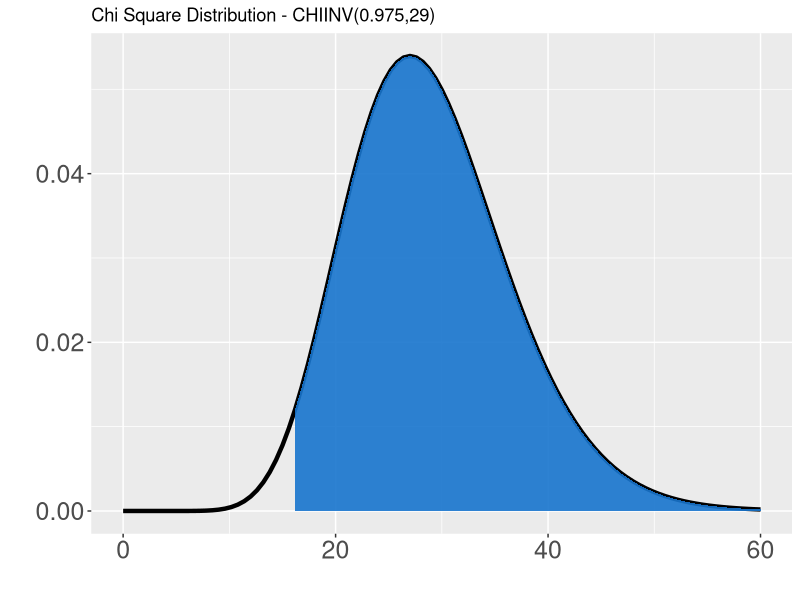
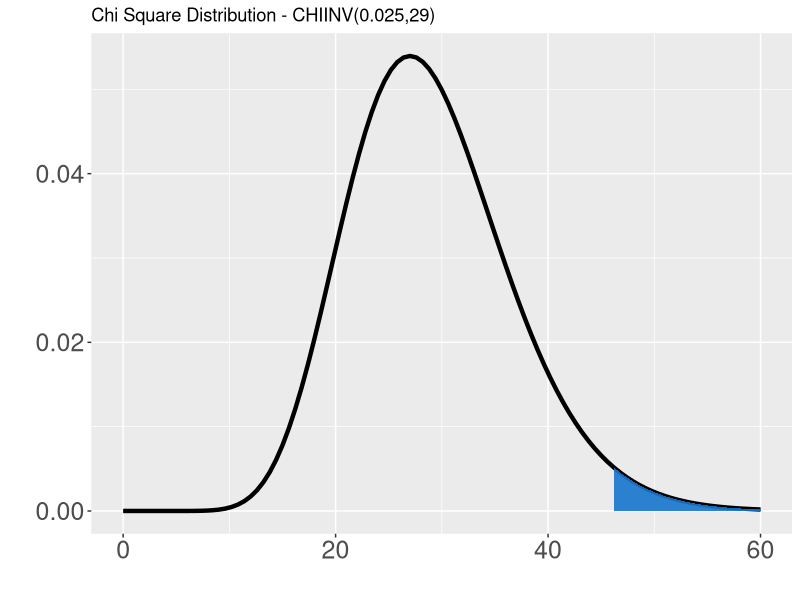
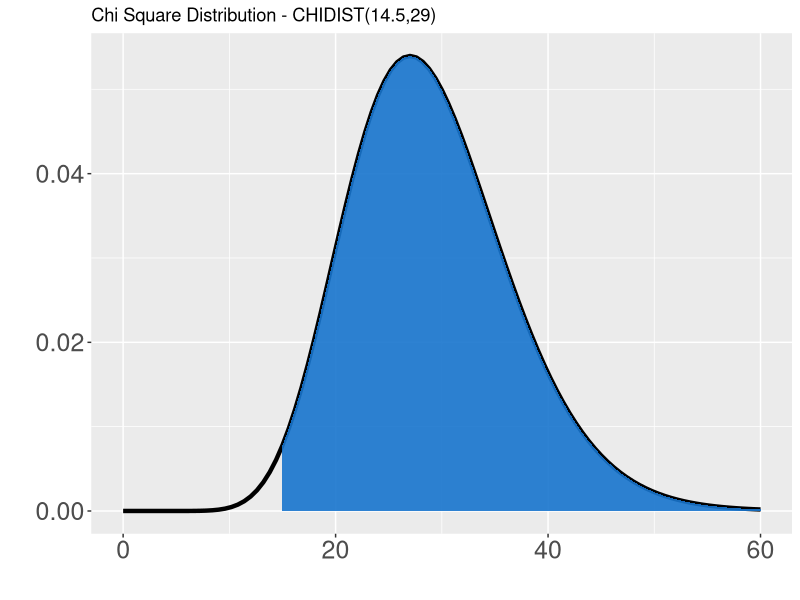
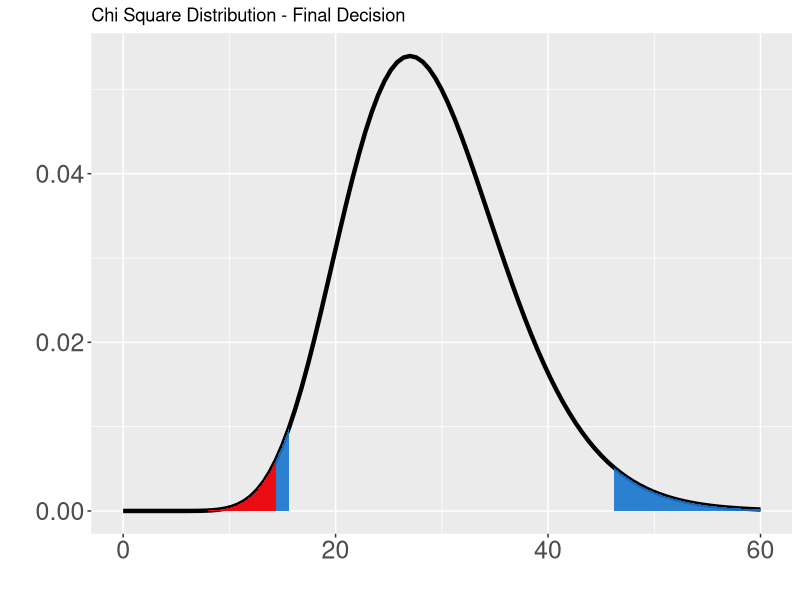

The R script that drew these images, in order:
##### Homework 4 - Question #5
#### Ho sigma2=300
#### Ha sigma2 not equal to 300   *two tailed test!!!
sigma2<-300
n=30
s2<-150
x2<-s2*(n-1)/sigma2
x2

#### You need to multiply by 2!
pchisq(x2,df=29)

pvalue<-2*pchisq(x2, df=29)
pvalue

what_to_do<-ifelse(pvalue<0.05, "reject", "don't'")
what_to_do

                               ######### WARNING ##############


#### Think about the value that the function pchisq returned. Is it the same as CHIDIST in excel? No!
#### CHIDIST works with the right tail, so you had to use 1-CHIDIST in that question.
#### R returns the lower tail by default (look that input lower.tail=TRUE). So, no need 
#### to subtract by 1 in that case. Check the graphs that we discussed in lab session #3 to
#### understand the idea


####### If you want to work with from the right to the left, as in excel, you need 
####### to tell the function! The argument "lower.tail=FALSE" do the work.
pchisq(x2,df=29, lower.tail = FALSE)   ### That is the excel output for the CHIDIST function

pvalue_excel<-2*(1-pchisq(x2,df=29,lower.tail=FALSE))
pvalue_excel
############################################################################################



# Finding critical values for X2
Xc1<-qchisq(0.025, df=29)
Xc1

Xc2<-qchisq(1-0.025, df=29)  
Xc2
################## Confidence Interval

Upper<-(n-1)*s2/Xc1
Upper

Lower<-(n-1)*s2/Xc2
Lower

############################## The following code is extra-extra ########################

##################################  Plotting distributions ###################################

#################################### USING GGPLOT ############################################
##### You can find a good introduction to ggplot here http://www.ling.upenn.edu/~joseff/avml2012/
##### Have fun!

## If you don't have the package, start with install.packages("ggplot2")
library(ggplot2)

####################### We start with the first plot- Slide 14 from your TA notes (lab session #3)

#### Remember: we are working from the right to the left using excel. The first Critical value is 16.047
#### Then, there is no color from 16.047 to zero
Notshadedarea <- function(x) {
  y <- dchisq(x, df=29)
  y[x< 16.047  ] <- NA
  return(y)
}

firstplot <- ggplot(data.frame(x = c(0, 60)), aes(x = x)) +
  stat_function(fun = dchisq, args = list(df = 29), size=1.5) +
  stat_function(fun=Notshadedarea, geom="area", fill="dodgerblue3", alpha=.9)+
  labs(x = "", y="")+ theme(axis.text=element_text(size=18),axis.title=element_text(size=18,face="bold"), legend.text=element_text(size=15))+scale_fill_manual(values=gray.colors(2, start=1, end=0.2))+ ggtitle("Chi Square Distribution - CHIINV(0.975,29)") 

firstplot

#################### Slide 15 - CHIINV(0.025,29)
#### Remember: we are working from the right to the left using excel. The second critical value is 45.722
#### Then, there is no color from 45.722 to zero

Notshadedarea <- function(x) {
  y <- dchisq(x, df=29)
  y[x< 45.722  ] <- NA
  return(y)
}

secondplot <- ggplot(data.frame(x = c(0, 60)), aes(x = x)) +
  stat_function(fun = dchisq, args = list(df = 29), size=1.5) +
  stat_function(fun=Notshadedarea, geom="area", fill="dodgerblue3", alpha=.9)+
  labs(x = "", y="")+ theme(axis.text=element_text(size=18),axis.title=element_text(size=18,face="bold"), legend.text=element_text(size=15))+scale_fill_manual(values=gray.colors(2, start=1, end=0.2))+ ggtitle("Chi Square Distribution - CHIINV(0.025,29)") 

secondplot


#################### Slide 16 - CHIDIST(14.5,29)
#### Remember: we are working from the right to the left using excel. The statistic is X=14.5
#### Then, there is no color from 14.5 to zero



Notshadedarea <- function(x) {
  y <- dchisq(x, df=29)
  y[x< 14.5  ] <- NA
  return(y)
}

thirdplot <- ggplot(data.frame(x = c(0, 60)), aes(x = x)) +
  stat_function(fun = dchisq, args = list(df = 29), size=1.5) +
  stat_function(fun=Notshadedarea, geom="area", fill="dodgerblue3", alpha=.9)+
  labs(x = "", y="")+ theme(axis.text=element_text(size=18),axis.title=element_text(size=18,face="bold"), legend.text=element_text(size=15))+scale_fill_manual(values=gray.colors(2, start=1, end=0.2))+ ggtitle("Chi Square Distribution - CHIDIST(14.5,29)") 

thirdplot



#################### Slide 18 - STEP 4
#### Remember: we are working from the right to the left using excel.
#### Now, we need to decide - reject or not Ho. We have X=14.5 and two critical values.
#### X - your statistic - in RED. Critical values in BLUE

Notshadedarea1<- function(x) {
  y <- dchisq(x, df=29)
  y[x < 45.722 & x> 16.047  ] <- NA
  return(y)
}



Notshadedarea2 <- function(x) {
  y <- dchisq(x, df=29)
  y[x>14.5]<- NA
  return(y)
}

finalplot <- ggplot(data.frame(x = c(0, 60)), aes(x = x)) +
  stat_function(fun = dchisq, args = list(df = 29), size=1.5) +
stat_function(fun=Notshadedarea1, geom="area", fill="dodgerblue3", alpha=.9)+
  stat_function(fun=Notshadedarea2, geom="area", fill="red", alpha=.9)+
labs(x = "", y="")+ theme(axis.text=element_text(size=18),axis.title=element_text(size=18,face="bold"), legend.text=element_text(size=15))+scale_fill_manual(values=gray.colors(2, start=1, end=0.2))+ ggtitle("Chi Square Distribution - Final Decision") 
finalplot










